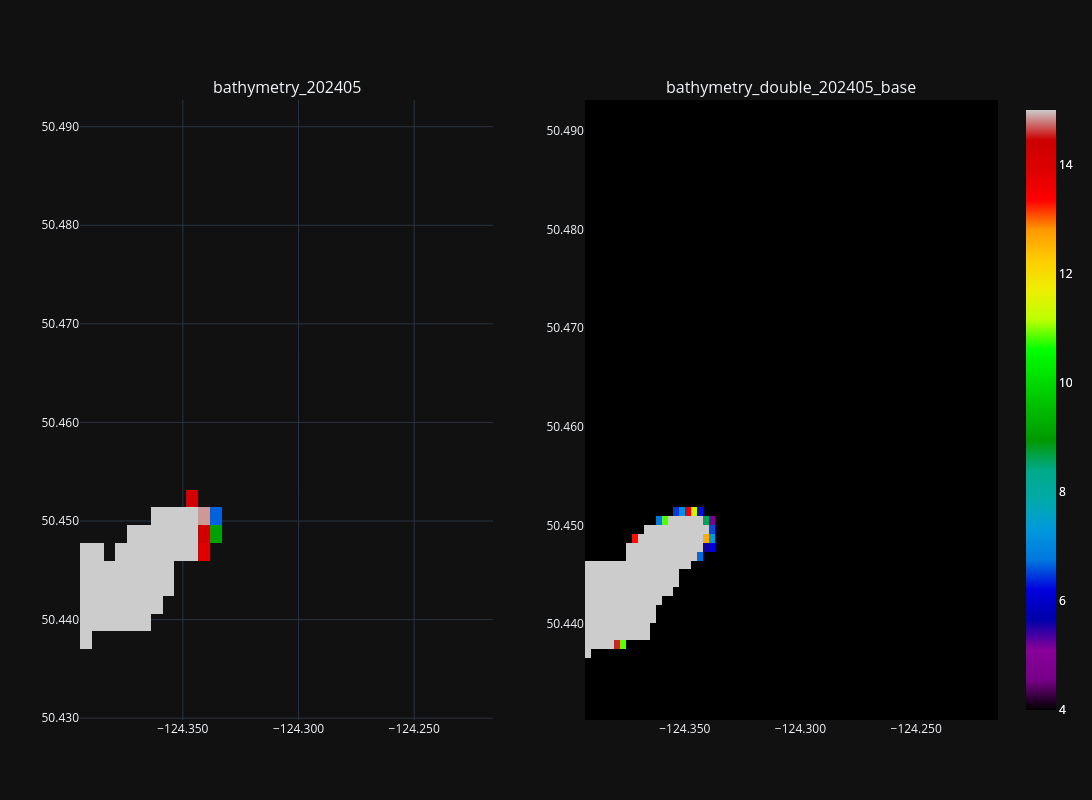

The cell this chart's notebook holds for it:
### Markdown cell above
### Tile 25, 10 - Head of Toba Inlet

### Code cell
fig = plotly_tile(tile_x_min_max[10], y_slices, bathy_ds, dbl_bathy_base_ds)
fig.show()

### Figure 1 — Plotly figure (JSON) as saved in the notebook; plotly's stock layout.template omitted (floating-point values rounded to 4 significant figures; data arrays with more than 128 entries replaced by an {"elided": "..."} marker saying what was removed)
{"data": [{"colorscale": [[0.0, "rgb(0, 0, 0)"], [0.05, "rgb(119, 0, 136)"], [0.1, "rgb(136, 0, 153)"], [0.15, "rgb(0, 0, 170)"], [0.2, "rgb(0, 0, 221)"], [0.25, "rgb(0, 119, 221)"], [0.3, "rgb(0, 153, 221)"], [0.35, "rgb(0, 170, 170)"], [0.4, "rgb(0, 170, 136)"], [0.45, "rgb(0, 153, 0)"], [0.5, "rgb(0, 187, 0)"], [0.55, "rgb(0, 221, 0)"], [0.6, "rgb(0, 255, 0)"], [0.65, "rgb(187, 255, 0)"], [0.7, "rgb(238, 238, 0)"], [0.75, "rgb(255, 204, 0)"], [0.8, "rgb(255, 153, 0)"], [0.85, "rgb(255, 0, 0)"], [0.9, "rgb(221, 0, 0)"], [0.95, "rgb(204, 0, 0)"], [1.0, "rgb(204, 204, 204)"]], "customdata": {"elided": "35x35x2 int values"}, "hovertemplate": "Lon: %{x:.3f}<br>Lat: %{y:.3f}<br>Depth: %{z:.2f} m<br>x, y: %{customdata}<extra></extra>", "x": [-124.4, -124.4, -124.4, -124.4, -124.4, -124.4, -124.4, -124.4, -124.4, -124.3, -124.3, -124.3, -124.3, -124.3, -124.3, -124.3, -124.3, -124.3, -124.3, -124.3, -124.3, -124.3, -124.3, -124.3, -124.3, -124.3, -124.3, -124.3, -124.2, -124.2, -124.2, -124.2, -124.2, -124.2, -124.2], "y": [50.43, 50.43, 50.43, 50.44, 50.44, 50.44, 50.44, 50.44, 50.45, 50.45, 50.45, 50.45, 50.45, 50.45, 50.46, 50.46, 50.46, 50.46, 50.46, 50.46, 50.47, 50.47, 50.47, 50.47, 50.47, 50.48, 50.48, 50.48, 50.48, 50.48, 50.48, 50.49, 50.49, 50.49, 50.49], "z": {"elided": "35x35 float values"}, "zmax": 15, "zmin": 4, "type": "heatmap", "xaxis": "x", "yaxis": "y"}, {"colorscale": [[0.0, "rgb(0, 0, 0)"], [0.05, "rgb(119, 0, 136)"], [0.1, "rgb(136, 0, 153)"], [0.15, "rgb(0, 0, 170)"], [0.2, "rgb(0, 0, 221)"], [0.25, "rgb(0, 119, 221)"], [0.3, "rgb(0, 153, 221)"], [0.35, "rgb(0, 170, 170)"], [0.4, "rgb(0, 170, 136)"], [0.45, "rgb(0, 153, 0)"], [0.5, "rgb(0, 187, 0)"], [0.55, "rgb(0, 221, 0)"], [0.6, "rgb(0, 255, 0)"], [0.65, "rgb(187, 255, 0)"], [0.7, "rgb(238, 238, 0)"], [0.75, "rgb(255, 204, 0)"], [0.8, "rgb(255, 153, 0)"], [0.85, "rgb(255, 0, 0)"], [0.9, "rgb(221, 0, 0)"], [0.95, "rgb(204, 0, 0)"], [1.0, "rgb(204, 204, 204)"]], "customdata": {"elided": "70x70x2 int values"}, "hovertemplate": "Lon: %{x:.3f}<br>Lat: %{y:.3f}<br>Depth: %{z:.2f} m<br>x, y: %{customdata}<extra></extra>", "x": [-124.4, -124.4, -124.4, -124.4, -124.4, -124.4, -124.4, -124.4, -124.4, -124.4, -124.4, -124.4, -124.4, -124.4, -124.4, -124.4, -124.4, -124.3, -124.3, -124.3, -124.3, -124.3, -124.3, -124.3, -124.3, -124.3, -124.3, -124.3, -124.3, -124.3, -124.3, -124.3, -124.3, -124.3, -124.3, -124.3, -124.3, -124.3, -124.3, -124.3, -124.3, -124.3, -124.3, -124.3, -124.3, -124.3, -124.3, -124.3, -124.3, -124.3, -124.3, -124.3, -124.3, -124.3, -124.3, -124.3, -124.2, -124.2, -124.2, -124.2, -124.2, -124.2, -124.2, -124.2, -124.2, -124.2, -124.2, -124.2, -124.2, -124.2], "y": [50.43, 50.43, 50.43, 50.43, 50.43, 50.44, 50.44, 50.44, 50.44, 50.44, 50.44, 50.44, 50.44, 50.44, 50.44, 50.44, 50.45, 50.45, 50.45, 50.45, 50.45, 50.45, 50.45, 50.45, 50.45, 50.45, 50.45, 50.46, 50.46, 50.46, 50.46, 50.46, 50.46, 50.46, 50.46, 50.46, 50.46, 50.46, 50.46, 50.47, 50.47, 50.47, 50.47, 50.47, 50.47, 50.47, 50.47, 50.47, 50.47, 50.47, 50.48, 50.48, 50.48, 50.48, 50.48, 50.48, 50.48, 50.48, 50.48, 50.48, 50.48, 50.49, 50.49, 50.49, 50.49, 50.49, 50.49, 50.49, 50.49, 50.49], "z": {"elided": "70x70 float values"}, "zmax": 15, "zmin": 4, "type": "heatmap", "xaxis": "x2", "yaxis": "y2"}], "layout": {"xaxis": {"anchor": "y", "domain": [0.0, 0.45], "tickformat": ".3f"}, "yaxis": {"anchor": "x", "domain": [0.0, 1.0], "tickformat": ".3f"}, "xaxis2": {"anchor": "y2", "domain": [0.55, 1.0], "tickformat": ".3f"}, "yaxis2": {"anchor": "x2", "domain": [0.0, 1.0], "tickformat": ".3f"}, "annotations": [{"font": {"size": 16}, "showarrow": false, "text": "bathymetry_202405", "x": 0.225, "xanchor": "center", "xref": "paper", "y": 1.0, "yanchor": "bottom", "yref": "paper"}, {"font": {"size": 16}, "showarrow": false, "text": "bathymetry_double_202405_base", "x": 0.775, "xanchor": "center", "xref": "paper", "y": 1.0, "yanchor": "bottom", "yref": "paper"}], "height": 800, "width": 1600}}
